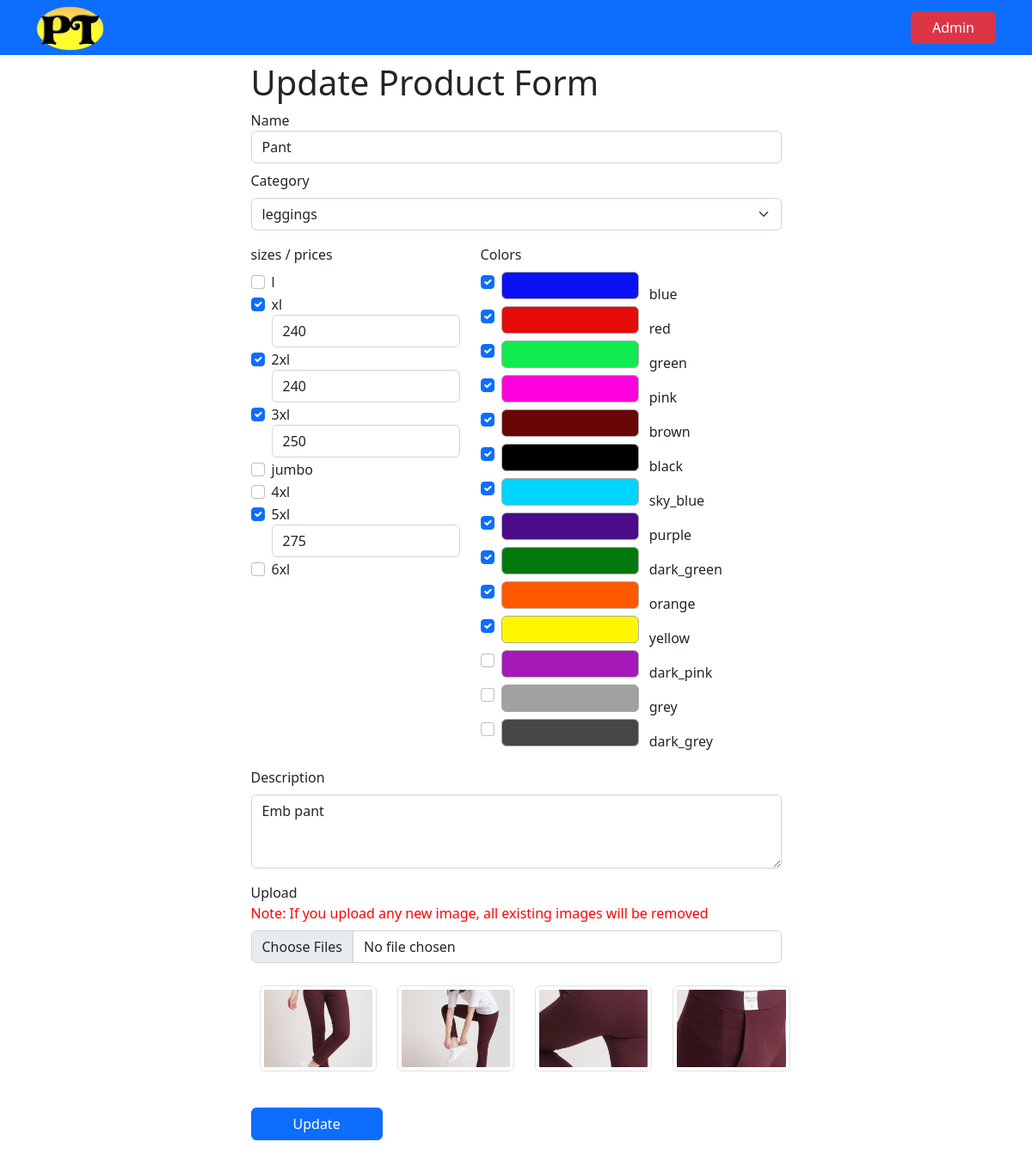
/update/1 (signed in), run on the app's committed database.
### main.py (models this page shows)
class Product(db.Model):
    __tablename__ = "roduct"
    id = db.Column(db.Integer, primary_key=True)
    name = db.Column(db.String(50), nullable=False)
    category = db.Column(db.String(50), nullable=False)
    sizes_prices = db.Column(db.String(200), nullable=False)
    colors = db.Column(db.String(1500), nullable=False)
    description = db.Column(db.String(150), nullable=False)
    imageAdd = db.Column(db.String(600), nullable=False)

class Size(db.Model):
    __tablename__ = "size"
    id = db.Column(db.Integer, primary_key=True)
    name = db.Column(db.String(50), nullable=False)

class Color(db.Model):
    __tablename__ = "color"
    id = db.Column(db.Integer, primary_key=True)
    name = db.Column(db.String(50), nullable=False)
    number = db.Column(db.Integer, nullable=False)
    color = db.Column(db.String(7), nullable=False)

### main.py (the view, shortened to what this page needs)
@app.route('/update/<int:id>', methods=['POST','GET'])
@login_required
def update(id):
    product = Product.query.get_or_404(id)
    productstr = Product.query.filter_by(id=id).first()
    product = stl(productstr)
    i=int(product["id"])
    name=product["name"]
    category=product["category"]
    s=[i[0] for i in product["sizes_prices"]]
    p=[i[1] for i in product["sizes_prices"]]
    c=[i[2] for i in product["colors"]]
    description=product["description"]
    imageAdd=product["imageAdd"]
    l=[s,p,c,i,name,description,imageAdd,category]
    color_data = Color.query.all()
    size_data = Size.query.all()
    category_data = Category.query.all()
    return render_template('update.html', l=l, color_data=color_data, size_data=size_data, category_data=category_data)

### main.py (called while the page is built)
@login_manager.user_loader
def load_user(user_id):
    return User.query.get(int(user_id))

def stl(product):
    id = product.id
    name = product.name
    category = product.category
    sizes_prices = ast.literal_eval(product.sizes_prices)
    colors = ast.literal_eval(product.colors)
    description = product.description
    imageAdd = ast.literal_eval(product.imageAdd)
    l={'id':id,'name':name, 'category':category, 'sizes_prices':sizes_prices,'colors':colors,'description':description,'imageAdd':imageAdd}
    return l

### templates/update.html (shortened to what this page needs)
{% extends 'base.html' %} {% block body %}
<link rel="stylesheet" href="{{url_for('static',filename='css/form.css')}}" />
<div class="container">
  <div class="row justify-content-center">
    <div class="col-md-7 px-4">
      <h1 class="mt-2">Update Product Form</h1>
      <form enctype="multipart/form-data" method="POST" action="{{ url_for('update',id=l[3] )}}">
        <div class="form-group mt-2">
          <label for="name">Name</label>
          <input type="text" value="{{l[4]}}" class="form-control" id="name" name="name" maxlength="50" required
            placeholder="Enter name" oninput="onlyAlphanumericUnderscore(event)" />
        </div>
        <div class="form-group mt-2">
          <label for="name">Category</label>
          <select class="form-select mt-2"  name="category" aria-label="Default select example">
            <option value={{l[7]}} >{{l[7]}}</option>
          </select>
        </div>
        <div class="row justify-content-between">
          <div class="col-md-5">
            <label class="mt-3" for="color">sizes / prices</label><br />
            <div class="form-group mt-2">
              {% set count = namespace(value=-1) %}
              {% for size in size_data %}
                <div class="form-check">
                  <input class="form-check-input" value="{{size.name}}" type="checkbox" name="size"
                    id="checkbox-{{size.name}}" {% if size.name in l[0] %} checked {% set count.value = count.value + 1 %}{% endif %} >
                  <label class="form-check-label" for="checkbox-{{size.name}}">{{size.name}}</label>
                  <input class="form-control {% if not size.name in l[0] %} hidden-input {% endif %}" type="number" class="price" id="input-{{size.name}}"
                    name="price" {% if size.name in l[0] %} value={{l[1][count.value]}} {% endif %} placeholder="Price">
                </div>
                {% endfor %}
            </div>
          </div>
          <div class="col-md-7">
            <label class="mt-3" for="color">Colors</label>
            <div class="form-group mt-2">
              {% for color in color_data %}
              <div class="form-check form-check-inline">
                <input class="form-check-input" value="{{color.name}}-{{color.number}}-{{color.color}}" type="checkbox"
                  name="color" id="color-{{color.name}}" {% if color.color in l[2] %} checked {% endif %} />
                <label class="form-check-label" for="color-{{color.name}}"><span class="color-swatch rounded"
                    style="background-color: {{color.color}}; width:10rem; height:2rem"></span>
                  {{color.name}}</label>
              </div>
              {% endfor %}
            </div>
          </div>
        </div>
        <div class="form-group mt-3">
          <label for="description">Description</label>
          <textarea class="form-control mt-2" id="description" name="description" rows="3" maxlength="1500" required>{{l[5]}}</textarea>
        </div>
        <div>
          <div class="form-group">
            <label for="photo" class="col-sm-2 control-label mt-3">Upload</label>
            <div>
              <label style="color: red;">Note: If you upload any new image, all existing images will be removed</label>
              <input type="file" class="form-control mt-2" name="photo" id="photo" accept=".png, .jpg, .jpeg"
                onchange="readFile(this);" max="10" size="1000000" multiple />
            </div>
          </div>
          <div id="photos" class="row py-3">
            {% for i in l[6] %}
            <div class="col-md-3 col-sm-3 col-xs-3"><img src="{{ url_for('static', filename='uploads/' + i) }}" class="img-thumbnail"></div>
            {% endfor %}
          </div>
        </div>
        <button type="submit" class="btn btn-primary my-3 px-5">Update</button>
      </form>
    </div>
  </div>
</div>
{% endblock body %}

### templates/base.html (shortened to what this page needs)
<!DOCTYPE html>
<html lang="en">
<head>
  <link href="https://cdn.jsdelivr.net/npm/bootstrap@5.2.3/dist/css/bootstrap.min.css" rel="stylesheet"
 />
</head>
<body>
  <nav class="navbar navbar-expand-lg navbar-light bg-primary sticky-top py-1">
    <div class="container">
      <a class="navbar-brand py-0" href="{{ url_for('home') }}"><img width="80" src="{{url_for('static',filename='images/logo3.png')}}"
          alt="" /></a>
      <div class="collapse navbar-collapse" id="navbarNav">
        <ul class="navbar-nav ms-auto">
          <li class="nav-item">
            <a class="btn btn-danger ms-1 px-4" href="{{ url_for('login') }}">Admin</a>
          </li>
      </ul>
      </div>
    </div>
  </nav>
  {% block body %}
  {% endblock body %}
</body>
</html>

### static/css/form.css (style rules this page uses)
.color-swatch { display: inline-block; width: 1em; height: 1em; margin-right: 0.5em; border: 1px solid #aaa; border-radius: 50%; }
.img-thumbnail { width: 100%; height: 100px; object-fit: cover; object-position: center; margin: 10px; }

### templates/base.html (style rules this page uses)
body { min-width: 100%; }

### data on the page
Product: name "Pant", category "leggings", description "Emb pant"
Size: name "l"
Size: name "☑", name "xl", price "240"
Size: name "☑", name "2xl", price "240"
Size: name "☑", name "3xl", price "250"
Size: name "jumbo"
Size: name "4xl"
Size: name "☑", name "5xl", price "275"
Size: name "6xl"
Color: color "☑", name "blue"
Color: color "☑", name "red"
Color: color "☑", name "green"
Color: color "☑", name "pink"
Color: color "☑", name "brown"
Color: color "☑", name "black"
Color: color "☑", name "sky_blue"
Color: color "☑", name "purple"
Color: color "☑", name "dark_green"
Color: color "☑", name "orange"
Color: color "☑", name "yellow"
Color: name "dark_pink"
Color: name "grey"
Color: name "dark_grey"
